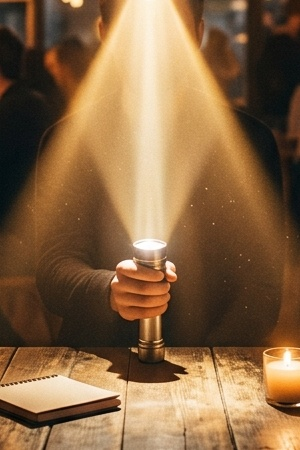
#> input picture crop_beam_torso.jpg, 300 x 450 px
$ python retouch_clean.py
#> lines starting #> are read from the running program, lines starting #| are printed output that depends on the picture; after the words box and inside, x2 and y2 are one past the last pixel; in counts of white or black regions, pixels touching at a corner belong together
import cv2
import numpy as np

# Загружаем кроп
img = cv2.imread('crop_beam_torso.jpg')
#> img is the input picture: shape (450, 300, 3); mean B, G, R 68.2, 102, 135.1
h, w = img.shape[:2]
#> h = 450; w = 300

# 1. Ликвидируем свечение нижнего фонарика (y: 215..260, x: 120..180) и сам фонарик с рукой (y: 215..355, x: 100..200)
# Берем чистую темную кофту слева (x: 40..95) и справа (x: 205..260)
torso_left = img[215:355, 40:95]
torso_right = img[215:355, 205:260]

torso_w = 100
torso_h = 355 - 215 # 140

patch_left = cv2.resize(torso_left, (torso_w // 2, torso_h))
patch_right = cv2.resize(torso_right, (torso_w // 2, torso_h))
torso_combined = np.hstack([patch_left, patch_right])
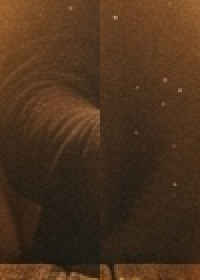
#> torso_combined: shape (140, 100, 3) (shown 2 times larger); mean B, G, R 29.2, 50.3, 75.4

# Добавляем шум ткани
noise = np.random.normal(0, 3, torso_combined.shape).astype(np.float32)
torso_combined = np.clip(torso_combined.astype(np.float32) + noise, 0, 255).astype(np.uint8)

# Мягкая маска для вставки кофты
mask = np.zeros((torso_h, torso_w), dtype=np.float32)
cv2.ellipse(mask, (torso_w // 2, torso_h // 2), (torso_w // 2 - 5, torso_h // 2 - 5), 0, 0, 360, 1.0, -1)
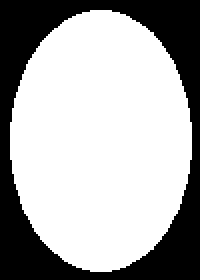
#> mask: shape (140, 100) float32 (shown 2 times larger); values 0 (black) and 1 (white), 66.8% white; 1 black region, box (x1, y1, x2, y2) and area: (0, 0, 100, 140) 4655
mask = cv2.GaussianBlur(mask, (25, 25), 0)
mask_3ch = np.dstack([mask, mask, mask])

roi = img[215:355, 100:200].astype(np.float32)
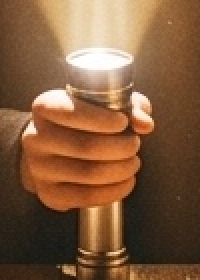
#> roi: shape (140, 100, 3) float32 (shown 2 times larger); mean B, G, R 60.9, 91.3, 129.7
img[215:355, 100:200] = np.clip(roi * (1.0 - mask_3ch) + torso_combined.astype(np.float32) * mask_3ch, 0, 255).astype(np.uint8)
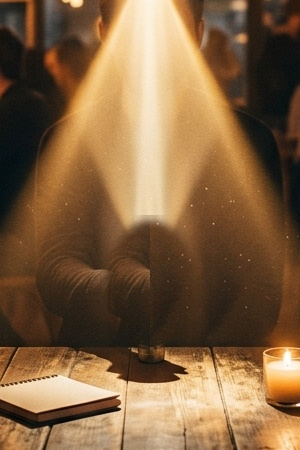
#> img: shape (450, 300, 3); 9.64% of pixels changed, all inside (x1, y1, x2, y2) = (100, 215, 200, 355)

# 2. Восстанавливаем деревянные доски стола на месте основания фонарика (y: 338..375, x: 120..180)
# Доски стола имеют вертикальную структуру. Берем полосу досок стола справа от фонарика (x: 185..245)
table_source = img[338:375, 185:245]
table_mask = np.zeros((37, 60), dtype=np.float32)
cv2.ellipse(table_mask, (30, 18), (25, 15), 0, 0, 360, 1.0, -1)
#> table_mask: shape (37, 60) float32; values 0 (black) and 1 (white), 56.1% white; 1 black region, box (x1, y1, x2, y2) and area: (0, 0, 60, 37) 975
table_mask = cv2.GaussianBlur(table_mask, (15, 15), 0)
table_mask_3ch = np.dstack([table_mask, table_mask, table_mask])

table_roi = img[338:375, 120:180].astype(np.float32)
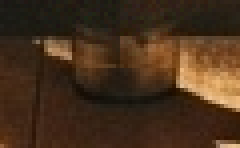
#> table_roi: shape (37, 60, 3) float32 (shown 4 times larger); mean B, G, R 28.2, 48, 70.6
img[338:375, 120:180] = np.clip(table_roi * (1.0 - table_mask_3ch) + table_source.astype(np.float32) * table_mask_3ch, 0, 255).astype(np.uint8)
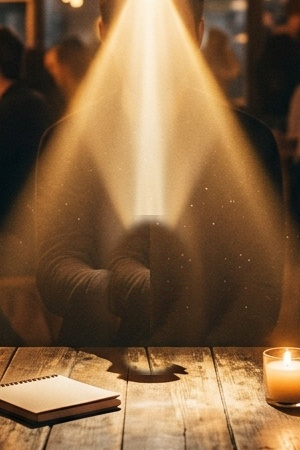
#> img: shape (450, 300, 3); 1.46% of pixels changed, all inside (x1, y1, x2, y2) = (120, 338, 180, 375)

# 3. Накладываем идеальный направленный конус света от верхнего фонарика прямо на стол!
# Верхний луч расширяется от центра x=148
light_layer = img.copy().astype(np.float32)
for y in range(0, 365):
    # Конус света расширяется сверху вниз
    half_w = 32 + (y / 365.0) * 88
    for x in range(int(148 - half_w), int(148 + half_w)):
        if 0 <= x < w:
            dist = abs(x - 148) / half_w
            # Плавный профиль освещенности
            alpha = (1.0 - dist**1.7) * 0.48 * (1.0 - (y / 450.0) * 0.25)
            # Теплый золотисто-янтарный луч (BGR: 140, 210, 255)
            gold = np.array([135, 205, 255], dtype=np.float32)
            light_layer[y, x] = light_layer[y, x] * (1.0 - alpha) + gold * alpha
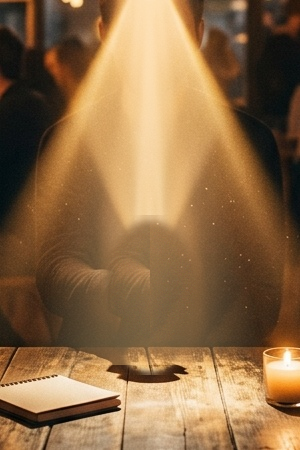
#> light_layer: shape (450, 300, 3) float32; mean B, G, R 71.2, 108.2, 142.1; drawn with min black and max white

result = np.clip(light_layer, 0, 255).astype(np.uint8)

# Сохраняем результат
cv2.imwrite('crop_clean_result.jpg', result)
print('Perfect blend saved.')

$ run again, with Tanden_Guardian.jpg copied over crop_beam_torso.jpg
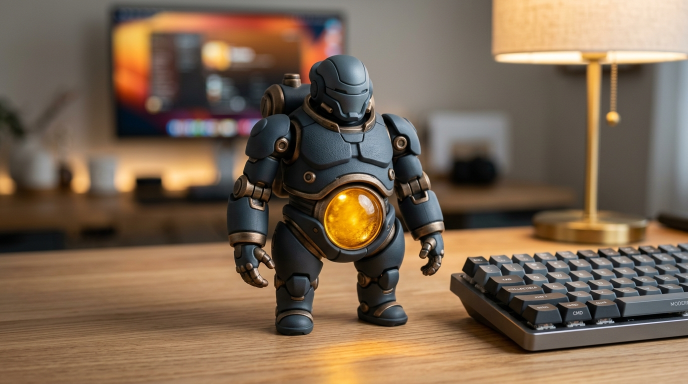
#> input picture Tanden_Guardian.jpg, 1376 x 768 px (shown at 1/2 size)
#> img is the input picture: shape (768, 1376, 3); mean B, G, R 81.7, 102, 123
#> mask: shape (140, 100) float32; values 0 (black) and 1 (white), 66.8% white; 1 black region, box (x1, y1, x2, y2) and area: (0, 0, 100, 140) 4655
#> `roi = img[215:355, 100:200].astype(np.float32)`:
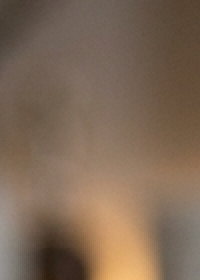
#> roi: shape (140, 100, 3) float32 (shown 2 times larger); mean B, G, R 85.6, 104.4, 126.2
#> table_mask: shape (37, 60) float32; values 0 (black) and 1 (white), 56.1% white; 1 black region, box (x1, y1, x2, y2) and area: (0, 0, 60, 37) 975
#> after the loop `for y in range(0, 365):`:
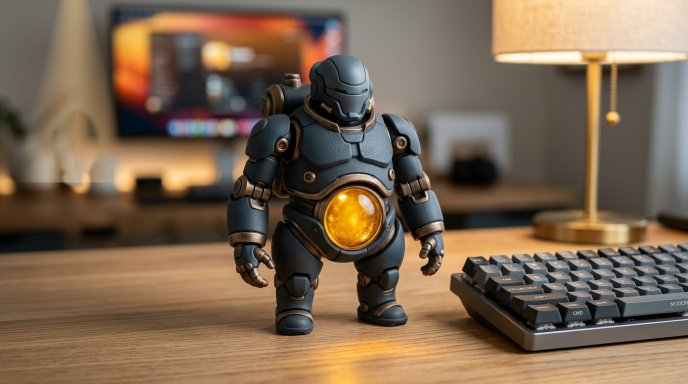
#> light_layer: shape (768, 1376, 3) float32 (shown at 1/2 size); mean B, G, R 82.5, 103.4, 124.8; drawn with min black and max white

$ run again, with afisha_master.jpg copied over crop_beam_torso.jpg
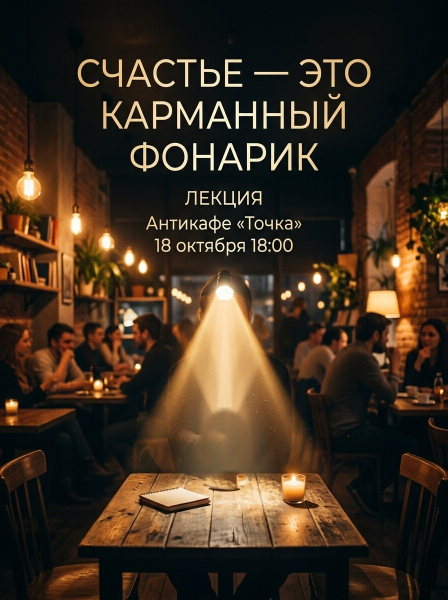
#> input picture afisha_master.jpg, 896 x 1200 px (shown at 1/2 size)
#> img is the input picture: shape (1200, 896, 3); mean B, G, R 32.2, 47.1, 61.9
#> mask: shape (140, 100) float32; values 0 (black) and 1 (white), 66.8% white; 1 black region, box (x1, y1, x2, y2) and area: (0, 0, 100, 140) 4655
#> `roi = img[215:355, 100:200].astype(np.float32)`:
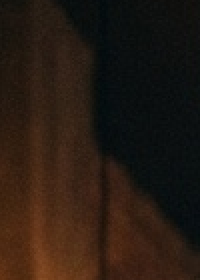
#> roi: shape (140, 100, 3) float32 (shown 2 times larger); mean B, G, R 18.1, 26.7, 39.1
#> table_mask: shape (37, 60) float32; values 0 (black) and 1 (white), 56.1% white; 1 black region, box (x1, y1, x2, y2) and area: (0, 0, 60, 37) 975
#> after the loop `for y in range(0, 365):`:
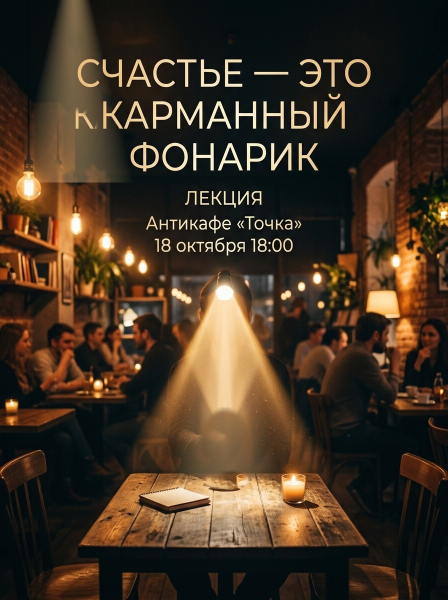
#> light_layer: shape (1200, 896, 3) float32 (shown at 1/2 size); mean B, G, R 33.8, 49.6, 64.9; drawn with min black and max white

$ run again, with clean_faceless_scene.jpg copied over crop_beam_torso.jpg
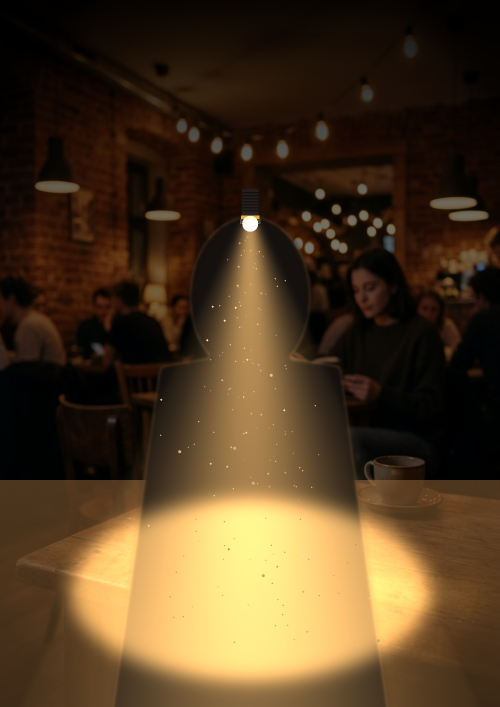
#> input picture clean_faceless_scene.jpg, 1000 x 1414 px (shown at 1/2 size)
#> img is the input picture: shape (1414, 1000, 3); mean B, G, R 33.2, 58.9, 79.5
#> mask: shape (140, 100) float32; values 0 (black) and 1 (white), 66.8% white; 1 black region, box (x1, y1, x2, y2) and area: (0, 0, 100, 140) 4655
#> table_mask: shape (37, 60) float32; values 0 (black) and 1 (white), 56.1% white; 1 black region, box (x1, y1, x2, y2) and area: (0, 0, 60, 37) 975
#> after the loop `for y in range(0, 365):`:
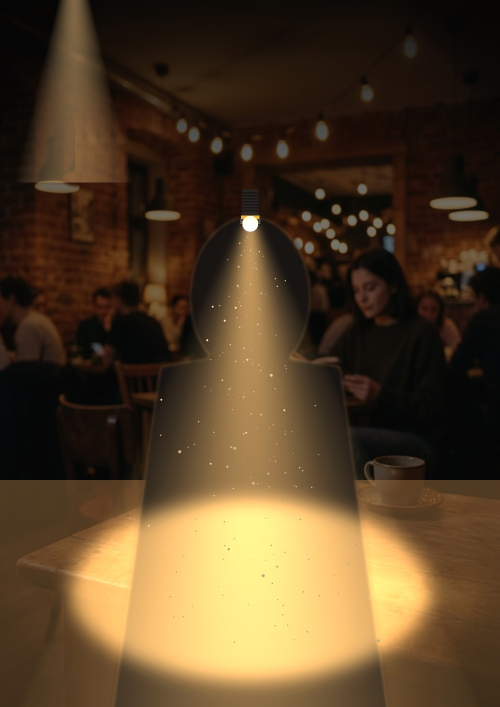
#> light_layer: shape (1414, 1000, 3) float32 (shown at 1/2 size); mean B, G, R 34.5, 60.9, 82; drawn with min black and max white
